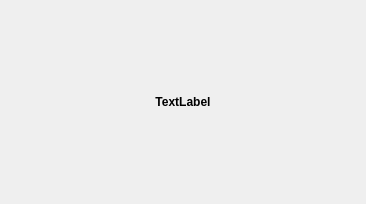
<?xml version="1.0" encoding="UTF-8"?>
<ui version="4.0">
 <class>Chess</class>
 <widget class="QWidget" name="Chess">
  <property name="geometry">
   <rect>
    <x>0</x>
    <y>0</y>
    <width>366</width>
    <height>204</height>
   </rect>
  </property>
  <property name="windowTitle">
   <string>Form</string>
  </property>
  <layout class="QVBoxLayout" name="verticalLayout">
   <property name="spacing">
    <number>0</number>
   </property>
   <property name="leftMargin">
    <number>0</number>
   </property>
   <property name="topMargin">
    <number>0</number>
   </property>
   <property name="rightMargin">
    <number>0</number>
   </property>
   <property name="bottomMargin">
    <number>0</number>
   </property>
   <item>
    <widget class="QLabel" name="label">
     <property name="font">
      <font>
       <weight>75</weight>
       <bold>true</bold>
      </font>
     </property>
     <property name="text">
      <string>TextLabel</string>
     </property>
     <property name="alignment">
      <set>Qt::AlignCenter</set>
     </property>
    </widget>
   </item>
  </layout>
 </widget>
 <resources/>
 <connections/>
</ui>
